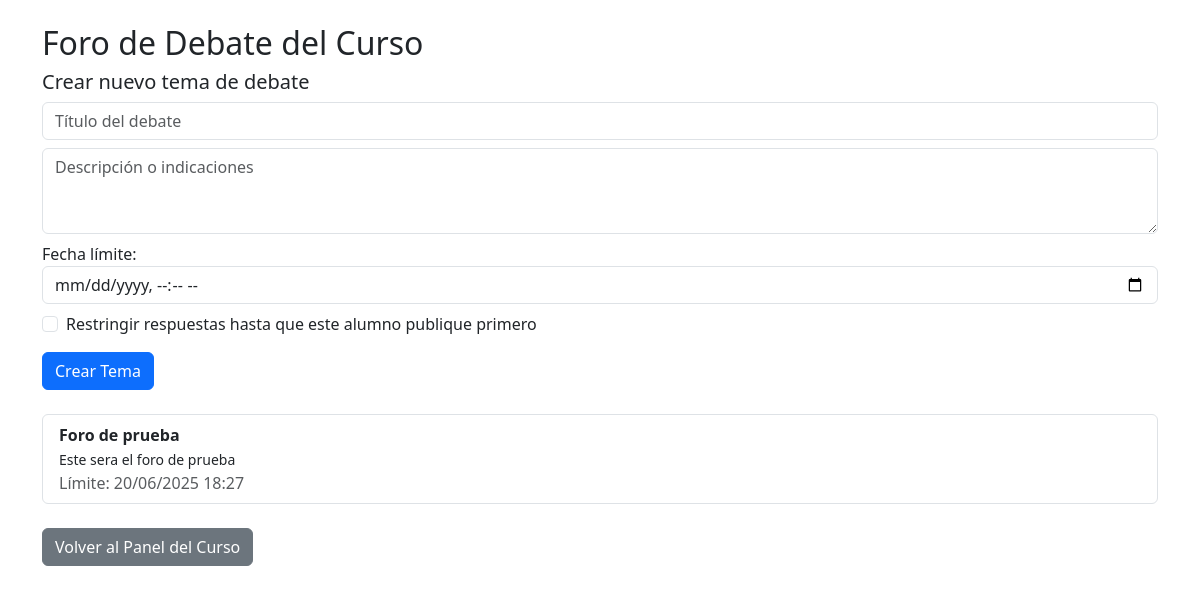
Page /foro.php?idCurso=1 (signed in) on the committed database.
### tables this page shows
CREATE TABLE `foros` (
  `idForo` int(11) NOT NULL,
  `idCurso` int(11) NOT NULL,
  `idProfesor` int(11) NOT NULL,
  `titulo` varchar(255) NOT NULL,
  `descripcion` text DEFAULT NULL,
  `fechaLimite` datetime DEFAULT NULL,
  `bloquearAntes` tinyint(1) DEFAULT 0,
  `fechaCreacion` timestamp NOT NULL DEFAULT current_timestamp(),
  `fecha_inicio` datetime NOT NULL DEFAULT current_timestamp(),
  `fecha_fin` datetime NOT NULL DEFAULT current_timestamp(),
  `requiere_respuesta_previa` tinyint(1) NOT NULL DEFAULT 0
);

### foro.php (the view, shortened to what this page needs)
<?php
$pdo = conexionBD();
$idCurso = $_GET['idCurso'] ?? null;
$idCargo = $_SESSION['idCargo'];
if ($idCargo != 3): ?>
<?php endif;
$stmtTemas = $pdo->prepare("SELECT * FROM foros WHERE idCurso = ? ORDER BY fechaCreacion DESC");
$stmtTemas->execute([$idCurso]);
$temas = $stmtTemas->fetchAll();
?>
<!DOCTYPE html>
<html lang="es">
<head>
    <link rel="stylesheet" href="BOOTSTRAP/css/bootstrap.min.css">
</head>
<body class="container py-4">
    <h2>Foro de Debate del Curso</h2>
    <?php if ($idCargo != 3): ?>
    <form method="post" class="mb-4">
        <h5>Crear nuevo tema de debate</h5>
        <div class="mb-2">
            <input type="text" name="titulo" class="form-control" placeholder="Título del debate" required>
        </div>
        <div class="mb-2">
            <textarea name="descripcion" class="form-control" rows="3" placeholder="Descripción o indicaciones"></textarea>
        </div>
        <div class="mb-2">
            <label for="fechaLimite">Fecha límite:</label>
            <input type="datetime-local" name="fechaLimite" class="form-control">
        </div>
        <div class="form-check mb-3">
            <input class="form-check-input" type="checkbox" name="bloquearAntes" id="bloquearAntes">
            <label class="form-check-label" for="bloquearAntes">
                Restringir respuestas hasta que este alumno publique primero
            </label>
        </div>
        <button type="submit" class="btn btn-primary">Crear Tema</button>
    </form>
    <?php endif; ?>
    <div class="list-group">
        <?php foreach ($temas as $t): ?>
            <a href="ver_tema.php?idForo=<?php echo $t['idForo']; ?>&idCurso=<?php echo $idCurso; ?>" class="list-group-item list-group-item-action">
                <strong><?php echo htmlspecialchars($t['titulo']); ?></strong><br>
                <small><?php echo htmlspecialchars($t['descripcion']); ?></small>
                <?php if ($t['fechaLimite']): ?>
                    <div class="text-muted">Límite: <?php echo date("d/m/Y H:i", strtotime($t['fechaLimite'])); ?></div>
                <?php endif; ?>
            </a>
        <?php endforeach; ?>
    </div>
    <a href="panel_curso.php?idCurso=<?php echo $idCurso; ?>" class="btn btn-secondary mt-4">Volver al Panel del Curso</a>
</body>
</html>

### rows in the picture
foros: titulo "Foro de prueba", descripcion "Este sera el foro de prueba", fechaLimite "20/06/2025 18:27"
